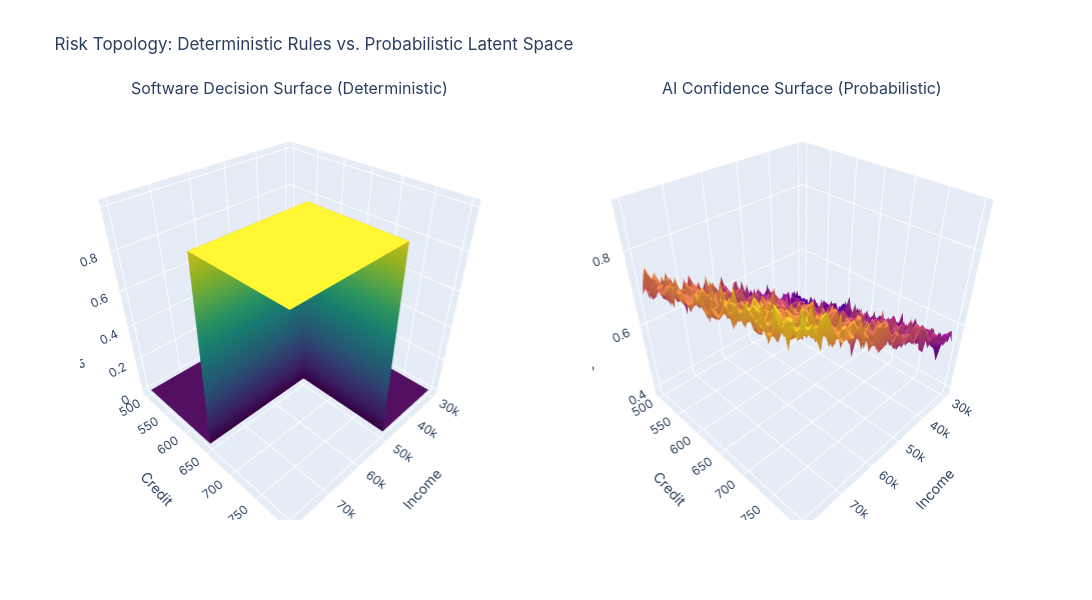

Write notebook code for a chart like this one.
### Markdown cell above
## 3. The "Jagged Frontier" of AI Risk

The simulation below demonstrates why AI validation requires **Distributional Testing** rather than unit testing. We visualize the "Decision Surface" of the deterministic vs. probabilistic system.

> [!NOTE]
> Notice how the Software logic is a flat plane with a sharp cliff, while the AI logic has ripples and "blind spots" where it might fluctuate between approval and rejection for nearly identical inputs.

### Code cell
# Generate surface data
x = np.linspace(30000, 80000, 50)
y = np.linspace(500, 800, 50)
X, Y = np.meshgrid(x, y)

# Calculate decisions
Z_soft = np.array([[1 if deterministic_validator(ix, iy)[0] == 'Approved' else 0 for ix in x] for iy in y])
Z_ai = np.array([[probabilistic_model(ix, iy, noise=0.02)[1] for ix in x] for iy in y])

fig = make_subplots(
    rows=1, cols=2, 
    specs=[[{'type': 'surface'}, {'type': 'surface'}]],
    subplot_titles=("Software Decision Surface (Deterministic)", "AI Confidence Surface (Probabilistic)")
)

fig.add_trace(go.Surface(z=Z_soft, x=X, y=Y, colorscale='Viridis', showscale=False), row=1, col=1)
fig.add_trace(go.Surface(z=Z_ai, x=X, y=Y, colorscale='Plasma', showscale=False), row=1, col=2)

fig.update_layout(
    title="Risk Topology: Deterministic Rules vs. Probabilistic Latent Space",
    height=600, width=1100,
    scene1=dict(xaxis_title="Income", yaxis_title="Credit", zaxis_title="Approved?"),
    scene2=dict(xaxis_title="Income", yaxis_title="Credit", zaxis_title="Confidence"),
    font=dict(family="Inter")
)
fig.show()

### Figure 1 — Plotly figure (JSON) as saved in the notebook; plotly's stock layout.template omitted (floating-point values rounded to 4 significant figures; data arrays with more than 128 entries replaced by an {"elided": "..."} marker saying what was removed)
{"data": [{"colorscale": [[0, "#440154"], [0.1111, "#482878"], [0.2222, "#3e4989"], [0.3333, "#31688e"], [0.4444, "#26828e"], [0.5556, "#1f9e89"], [0.6667, "#35b779"], [0.7778, "#6ece58"], [0.8889, "#b5de2b"], [1, "#fde725"]], "scene": "scene", "showscale": false, "type": "surface", "x": {"elided": "50x50 float values"}, "y": {"elided": "50x50 float values"}, "z": {"elided": "50x50 int values"}}, {"colorscale": [[0, "#0d0887"], [0.1111, "#46039f"], [0.2222, "#7201a8"], [0.3333, "#9c179e"], [0.4444, "#bd3786"], [0.5556, "#d8576b"], [0.6667, "#ed7953"], [0.7778, "#fb9f3a"], [0.8889, "#fdca26"], [1, "#f0f921"]], "scene": "scene2", "showscale": false, "type": "surface", "x": {"elided": "50x50 float values"}, "y": {"elided": "50x50 float values"}, "z": {"elided": "50x50 float values"}}], "layout": {"annotations": [{"font": {"size": 16}, "showarrow": false, "text": "Software Decision Surface (Deterministic)", "x": 0.225, "xanchor": "center", "xref": "paper", "y": 1, "yanchor": "bottom", "yref": "paper"}, {"font": {"size": 16}, "showarrow": false, "text": "AI Confidence Surface (Probabilistic)", "x": 0.775, "xanchor": "center", "xref": "paper", "y": 1, "yanchor": "bottom", "yref": "paper"}], "font": {"family": "Inter"}, "height": 600, "scene": {"domain": {"x": [0, 0.45], "y": [0, 1]}, "xaxis": {"title": {"text": "Income"}}, "yaxis": {"title": {"text": "Credit"}}, "zaxis": {"title": {"text": "Approved?"}}}, "scene2": {"domain": {"x": [0.55, 1], "y": [0, 1]}, "xaxis": {"title": {"text": "Income"}}, "yaxis": {"title": {"text": "Credit"}}, "zaxis": {"title": {"text": "Confidence"}}}, "title": {"text": "Risk Topology: Deterministic Rules vs. Probabilistic Latent Space"}, "width": 1100}}
